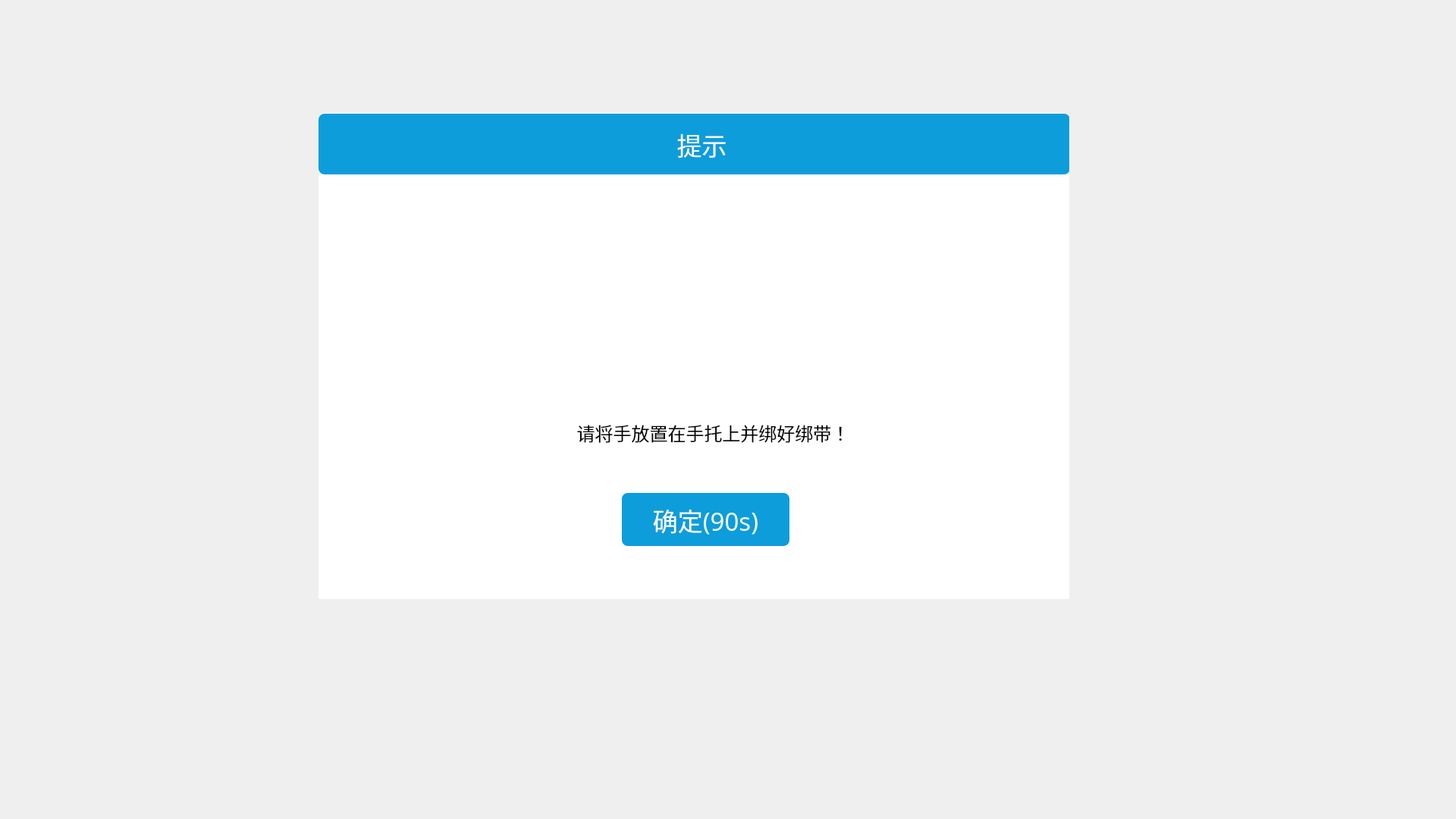
<?xml version="1.0" encoding="UTF-8"?>
<ui version="4.0">
 <class>BindTipDialog</class>
 <widget class="QDialog" name="BindTipDialog">
  <property name="geometry">
   <rect>
    <x>0</x>
    <y>0</y>
    <width>1920</width>
    <height>1080</height>
   </rect>
  </property>
  <property name="windowTitle">
   <string>Dialog</string>
  </property>
  <widget class="QGroupBox" name="groupBox">
   <property name="geometry">
    <rect>
     <x>420</x>
     <y>150</y>
     <width>990</width>
     <height>640</height>
    </rect>
   </property>
   <property name="styleSheet">
    <string notr="true">#groupBox{background: #FFFFFF;border:none;border-top-left-radius: 8px;border-top-right-radius:8px}</string>
   </property>
   <property name="title">
    <string/>
   </property>
   <widget class="QGroupBox" name="groupBox_2">
    <property name="geometry">
     <rect>
      <x>0</x>
      <y>0</y>
      <width>991</width>
      <height>80</height>
     </rect>
    </property>
    <property name="styleSheet">
     <string notr="true">background: #0D9DDB;
border-radius: 8px 8px 0px 0px;</string>
    </property>
    <property name="title">
     <string/>
    </property>
    <widget class="QLabel" name="label">
     <property name="geometry">
      <rect>
       <x>440</x>
       <y>10</y>
       <width>131</width>
       <height>61</height>
      </rect>
     </property>
     <property name="font">
      <font>
       <family>黑体</family>
       <pointsize>25</pointsize>
      </font>
     </property>
     <property name="styleSheet">
      <string notr="true">color:white;</string>
     </property>
     <property name="text">
      <string>提示</string>
     </property>
     <property name="alignment">
      <set>Qt::AlignCenter</set>
     </property>
    </widget>
   </widget>
   <widget class="QLabel" name="msg_Label">
    <property name="geometry">
     <rect>
      <x>190</x>
      <y>380</y>
      <width>661</width>
      <height>81</height>
     </rect>
    </property>
    <property name="font">
     <font>
      <family>黑体</family>
      <pointsize>18</pointsize>
     </font>
    </property>
    <property name="text">
     <string>请将手放置在手托上并绑好绑带！</string>
    </property>
    <property name="alignment">
     <set>Qt::AlignCenter</set>
    </property>
   </widget>
   <widget class="QPushButton" name="confirm_Btn">
    <property name="geometry">
     <rect>
      <x>400</x>
      <y>500</y>
      <width>221</width>
      <height>70</height>
     </rect>
    </property>
    <property name="font">
     <font>
      <family>黑体</family>
      <pointsize>25</pointsize>
     </font>
    </property>
    <property name="styleSheet">
     <string notr="true">QPushButton{background: #0D9DDB;
border-radius: 8px;
color: rgb(255, 255, 255);}
QPushButton:hover{background: #0A90D4;
border-radius: 8px;
color: rgb(255, 255, 255);}
QPushButton:pressed{background: #0984CE;
border-radius: 8px;
color: rgb(255, 255, 255);}</string>
    </property>
    <property name="text">
     <string>确定(90s)</string>
    </property>
   </widget>
   <widget class="QLabel" name="image_Label">
    <property name="geometry">
     <rect>
      <x>200</x>
      <y>164</y>
      <width>600</width>
      <height>158</height>
     </rect>
    </property>
    <property name="text">
     <string/>
    </property>
    <property name="alignment">
     <set>Qt::AlignCenter</set>
    </property>
   </widget>
  </widget>
 </widget>
 <resources/>
 <connections/>
</ui>
